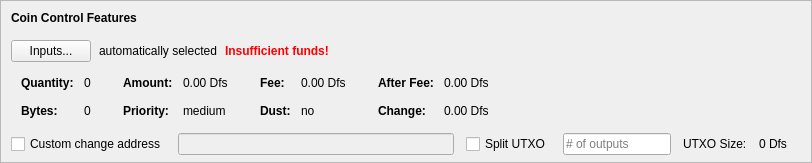
    <widget class="QFrame" name="frameCoinControl">
     <property name="sizePolicy">
      <sizepolicy hsizetype="Expanding" vsizetype="Expanding">
       <horstretch>0</horstretch>
       <verstretch>0</verstretch>
      </sizepolicy>
     </property>
     <property name="maximumSize">
      <size>
       <width>16777215</width>
       <height>16777215</height>
      </size>
     </property>
     <property name="frameShape">
      <enum>QFrame::StyledPanel</enum>
     </property>
     <property name="frameShadow">
      <enum>QFrame::Sunken</enum>
     </property>
     <layout class="QVBoxLayout" name="verticalLayoutCoinControl2">
      <property name="spacing">
       <number>0</number>
      </property>
      <property name="leftMargin">
       <number>0</number>
      </property>
      <property name="topMargin">
       <number>0</number>
      </property>
      <property name="rightMargin">
       <number>0</number>
      </property>
      <property name="bottomMargin">
       <number>6</number>
      </property>
      <item>
       <layout class="QVBoxLayout" name="verticalLayoutCoinControl" stretch="0,0,0,0,1">
        <property name="spacing">
         <number>0</number>
        </property>
        <property name="leftMargin">
         <number>10</number>
        </property>
        <property name="topMargin">
         <number>10</number>
        </property>
        <item>
         <layout class="QHBoxLayout" name="horizontalLayoutCoinControl1">
          <property name="bottomMargin">
           <number>15</number>
          </property>
          <item>
           <widget class="QLabel" name="labelCoinControlFeatures">
            <property name="sizePolicy">
             <sizepolicy hsizetype="Preferred" vsizetype="Maximum">
              <horstretch>0</horstretch>
              <verstretch>0</verstretch>
             </sizepolicy>
            </property>
            <property name="font">
             <font>
              <weight>75</weight>
              <bold>true</bold>
             </font>
            </property>
            <property name="styleSheet">
             <string notr="true">font-weight:bold;</string>
            </property>
            <property name="text">
             <string>Coin Control Features</string>
            </property>
           </widget>
          </item>
         </layout>
        </item>
        <item>
         <layout class="QHBoxLayout" name="horizontalLayoutCoinControl2" stretch="0,0,0,0">
          <property name="spacing">
           <number>8</number>
          </property>
          <property name="bottomMargin">
           <number>10</number>
          </property>
          <item>
           <widget class="QPushButton" name="pushButtonCoinControl">
            <property name="styleSheet">
             <string notr="true"/>
            </property>
            <property name="text">
             <string>Inputs...</string>
            </property>
            <property name="autoDefault">
             <bool>false</bool>
            </property>
           </widget>
          </item>
          <item>
           <widget class="QLabel" name="labelCoinControlAutomaticallySelected">
            <property name="text">
             <string>automatically selected</string>
            </property>
            <property name="margin">
             <number>5</number>
            </property>
           </widget>
          </item>
          <item>
           <widget class="QLabel" name="labelCoinControlInsuffFunds">
            <property name="font">
             <font>
              <weight>75</weight>
              <bold>true</bold>
             </font>
            </property>
            <property name="styleSheet">
             <string notr="true">color:red;font-weight:bold;</string>
            </property>
            <property name="text">
             <string>Insufficient funds!</string>
            </property>
            <property name="margin">
             <number>5</number>
            </property>
           </widget>
          </item>
          <item>
           <spacer name="horizontalSpacerCoinControl">
            <property name="orientation">
             <enum>Qt::Horizontal</enum>
            </property>
            <property name="sizeHint" stdset="0">
             <size>
              <width>40</width>
              <height>1</height>
             </size>
            </property>
           </spacer>
          </item>
         </layout>
        </item>
        <item>
         <widget class="QWidget" name="widgetCoinControl" native="true">
          <property name="sizePolicy">
           <sizepolicy hsizetype="Preferred" vsizetype="Preferred">
            <horstretch>0</horstretch>
            <verstretch>0</verstretch>
           </sizepolicy>
          </property>
          <property name="minimumSize">
           <size>
            <width>0</width>
            <height>0</height>
           </size>
          </property>
          <property name="styleSheet">
           <string notr="true"/>
          </property>
          <layout class="QHBoxLayout" name="horizontalLayoutCoinControl5">
           <property name="leftMargin">
            <number>0</number>
           </property>
           <property name="topMargin">
            <number>0</number>
           </property>
           <property name="rightMargin">
            <number>0</number>
           </property>
           <property name="bottomMargin">
            <number>0</number>
           </property>
           <item>
            <layout class="QHBoxLayout" name="horizontalLayoutCoinControl3" stretch="0,0,0,1">
             <property name="spacing">
              <number>20</number>
             </property>
             <property name="topMargin">
              <number>0</number>
             </property>
             <property name="bottomMargin">
              <number>10</number>
             </property>
             <item>
              <layout class="QFormLayout" name="formLayoutCoinControl1">
               <property name="horizontalSpacing">
                <number>10</number>
               </property>
               <property name="verticalSpacing">
                <number>14</number>
               </property>
               <property name="leftMargin">
                <number>10</number>
               </property>
               <property name="topMargin">
                <number>4</number>
               </property>
               <property name="rightMargin">
                <number>6</number>
               </property>
               <item row="0" column="0">
                <widget class="QLabel" name="labelCoinControlQuantityText">
                 <property name="font">
                  <font>
                   <weight>75</weight>
                   <bold>true</bold>
                  </font>
                 </property>
                 <property name="text">
                  <string>Quantity:</string>
                 </property>
                 <property name="margin">
                  <number>0</number>
                 </property>
                </widget>
               </item>
               <item row="0" column="1">
                <widget class="QLabel" name="labelCoinControlQuantity">
                 <property name="cursor">
                  <cursorShape>IBeamCursor</cursorShape>
                 </property>
                 <property name="contextMenuPolicy">
                  <enum>Qt::ActionsContextMenu</enum>
                 </property>
                 <property name="text">
                  <string notr="true">0</string>
                 </property>
                 <property name="margin">
                  <number>0</number>
                 </property>
                 <property name="textInteractionFlags">
                  <set>Qt::LinksAccessibleByMouse|Qt::TextSelectableByKeyboard|Qt::TextSelectableByMouse</set>
                 </property>
                </widget>
               </item>
               <item row="1" column="0">
                <widget class="QLabel" name="labelCoinControlBytesText">
                 <property name="font">
                  <font>
                   <weight>75</weight>
                   <bold>true</bold>
                  </font>
                 </property>
                 <property name="text">
                  <string>Bytes:</string>
                 </property>
                </widget>
               </item>
               <item row="1" column="1">
                <widget class="QLabel" name="labelCoinControlBytes">
                 <property name="cursor">
                  <cursorShape>IBeamCursor</cursorShape>
                 </property>
                 <property name="contextMenuPolicy">
                  <enum>Qt::ActionsContextMenu</enum>
                 </property>
                 <property name="text">
                  <string notr="true">0</string>
                 </property>
                 <property name="textInteractionFlags">
                  <set>Qt::LinksAccessibleByMouse|Qt::TextSelectableByKeyboard|Qt::TextSelectableByMouse</set>
                 </property>
                </widget>
               </item>
              </layout>
             </item>
             <item>
              <layout class="QFormLayout" name="formLayoutCoinControl2">
               <property name="horizontalSpacing">
                <number>10</number>
               </property>
               <property name="verticalSpacing">
                <number>14</number>
               </property>
               <property name="leftMargin">
                <number>6</number>
               </property>
               <property name="topMargin">
                <number>4</number>
               </property>
               <property name="rightMargin">
                <number>6</number>
               </property>
               <item row="0" column="0">
                <widget class="QLabel" name="labelCoinControlAmountText">
                 <property name="font">
                  <font>
                   <weight>75</weight>
                   <bold>true</bold>
                  </font>
                 </property>
                 <property name="text">
                  <string>Amount:</string>
                 </property>
                 <property name="margin">
                  <number>0</number>
                 </property>
                </widget>
               </item>
               <item row="0" column="1">
                <widget class="QLabel" name="labelCoinControlAmount">
                 <property name="cursor">
                  <cursorShape>IBeamCursor</cursorShape>
                 </property>
                 <property name="contextMenuPolicy">
                  <enum>Qt::ActionsContextMenu</enum>
                 </property>
                 <property name="text">
                  <string notr="true">0.00 Dfs</string>
                 </property>
                 <property name="textInteractionFlags">
                  <set>Qt::LinksAccessibleByMouse|Qt::TextSelectableByKeyboard|Qt::TextSelectableByMouse</set>
                 </property>
                </widget>
               </item>
               <item row="1" column="0">
                <widget class="QLabel" name="labelCoinControlPriorityText">
                 <property name="font">
                  <font>
                   <weight>75</weight>
                   <bold>true</bold>
                  </font>
                 </property>
                 <property name="text">
                  <string>Priority:</string>
                 </property>
                </widget>
               </item>
               <item row="1" column="1">
                <widget class="QLabel" name="labelCoinControlPriority">
                 <property name="cursor">
                  <cursorShape>IBeamCursor</cursorShape>
                 </property>
                 <property name="contextMenuPolicy">
                  <enum>Qt::ActionsContextMenu</enum>
                 </property>
                 <property name="text">
                  <string>medium</string>
                 </property>
                 <property name="textInteractionFlags">
                  <set>Qt::LinksAccessibleByMouse|Qt::TextSelectableByKeyboard|Qt::TextSelectableByMouse</set>
                 </property>
                </widget>
               </item>
              </layout>
             </item>
             <item>
              <layout class="QFormLayout" name="formLayoutCoinControl3">
               <property name="horizontalSpacing">
                <number>10</number>
               </property>
               <property name="verticalSpacing">
                <number>14</number>
               </property>
               <property name="leftMargin">
                <number>6</number>
               </property>
               <property name="topMargin">
                <number>4</number>
               </property>
               <property name="rightMargin">
                <number>6</number>
               </property>
               <item row="0" column="0">
                <widget class="QLabel" name="labelCoinControlFeeText">
                 <property name="font">
                  <font>
                   <weight>75</weight>
                   <bold>true</bold>
                  </font>
                 </property>
                 <property name="text">
                  <string>Fee:</string>
                 </property>
                 <property name="margin">
                  <number>0</number>
                 </property>
                </widget>
               </item>
               <item row="0" column="1">
                <widget class="QLabel" name="labelCoinControlFee">
                 <property name="cursor">
                  <cursorShape>IBeamCursor</cursorShape>
                 </property>
                 <property name="contextMenuPolicy">
                  <enum>Qt::ActionsContextMenu</enum>
                 </property>
                 <property name="text">
                  <string notr="true">0.00 Dfs</string>
                 </property>
                 <property name="textInteractionFlags">
                  <set>Qt::LinksAccessibleByMouse|Qt::TextSelectableByKeyboard|Qt::TextSelectableByMouse</set>
                 </property>
                </widget>
               </item>
               <item row="1" column="0">
                <widget class="QLabel" name="labelCoinControlLowOutputText">
                 <property name="font">
                  <font>
                   <weight>75</weight>
                   <bold>true</bold>
                  </font>
                 </property>
                 <property name="text">
                  <string>Dust:</string>
                 </property>
                </widget>
               </item>
               <item row="1" column="1">
                <widget class="QLabel" name="labelCoinControlLowOutput">
                 <property name="cursor">
                  <cursorShape>IBeamCursor</cursorShape>
                 </property>
                 <property name="contextMenuPolicy">
                  <enum>Qt::ActionsContextMenu</enum>
                 </property>
                 <property name="text">
                  <string>no</string>
                 </property>
                 <property name="textInteractionFlags">
                  <set>Qt::LinksAccessibleByMouse|Qt::TextSelectableByKeyboard|Qt::TextSelectableByMouse</set>
                 </property>
                </widget>
               </item>
              </layout>
             </item>
             <item>
              <layout class="QFormLayout" name="formLayoutCoinControl4">
               <property name="horizontalSpacing">
                <number>10</number>
               </property>
               <property name="verticalSpacing">
                <number>14</number>
               </property>
               <property name="leftMargin">
                <number>6</number>
               </property>
               <property name="topMargin">
                <number>4</number>
               </property>
               <property name="rightMargin">
                <number>6</number>
               </property>
               <item row="0" column="0">
                <widget class="QLabel" name="labelCoinControlAfterFeeText">
                 <property name="font">
                  <font>
                   <weight>75</weight>
                   <bold>true</bold>
                  </font>
                 </property>
                 <property name="text">
                  <string>After Fee:</string>
                 </property>
                 <property name="margin">
                  <number>0</number>
                 </property>
                </widget>
               </item>
               <item row="0" column="1">
                <widget class="QLabel" name="labelCoinControlAfterFee">
                 <property name="cursor">
                  <cursorShape>IBeamCursor</cursorShape>
                 </property>
                 <property name="contextMenuPolicy">
                  <enum>Qt::ActionsContextMenu</enum>
                 </property>
                 <property name="text">
                  <string notr="true">0.00 Dfs</string>
                 </property>
                 <property name="textInteractionFlags">
                  <set>Qt::LinksAccessibleByMouse|Qt::TextSelectableByKeyboard|Qt::TextSelectableByMouse</set>
                 </property>
                </widget>
               </item>
               <item row="1" column="0">
                <widget class="QLabel" name="labelCoinControlChangeText">
                 <property name="font">
                  <font>
                   <weight>75</weight>
                   <bold>true</bold>
                  </font>
                 </property>
                 <property name="text">
                  <string>Change:</string>
                 </property>
                </widget>
               </item>
               <item row="1" column="1">
                <widget class="QLabel" name="labelCoinControlChange">
                 <property name="cursor">
                  <cursorShape>IBeamCursor</cursorShape>
                 </property>
                 <property name="contextMenuPolicy">
                  <enum>Qt::ActionsContextMenu</enum>
                 </property>
                 <property name="text">
                  <string notr="true">0.00 Dfs</string>
                 </property>
                 <property name="textInteractionFlags">
                  <set>Qt::LinksAccessibleByMouse|Qt::TextSelectableByKeyboard|Qt::TextSelectableByMouse</set>
                 </property>
                </widget>
               </item>
              </layout>
             </item>
            </layout>
           </item>
          </layout>
         </widget>
        </item>
        <item>
         <layout class="QHBoxLayout" name="horizontalLayoutCoinControl4" stretch="0,0,0,0,0,0,0">
          <property name="spacing">
           <number>12</number>
          </property>
          <property name="sizeConstraint">
           <enum>QLayout::SetDefaultConstraint</enum>
          </property>
          <property name="topMargin">
           <number>5</number>
          </property>
          <property name="rightMargin">
           <number>5</number>
          </property>
          <item>
           <widget class="QCheckBox" name="checkBoxCoinControlChange">
            <property name="toolTip">
             <string>If this is activated, but the change address is empty or invalid, change will be sent to a newly generated address.</string>
            </property>
            <property name="text">
             <string>Custom change address</string>
            </property>
           </widget>
          </item>
          <item>
           <widget class="QValidatedLineEdit" name="lineEditCoinControlChange">
            <property name="enabled">
             <bool>false</bool>
            </property>
            <property name="sizePolicy">
             <sizepolicy hsizetype="Expanding" vsizetype="Fixed">
              <horstretch>0</horstretch>
              <verstretch>0</verstretch>
             </sizepolicy>
            </property>
           </widget>
          </item>
          <item>
           <widget class="QCheckBox" name="splitBlockCheckBox">
            <property name="text">
             <string>Split UTXO</string>
            </property>
           </widget>
          </item>
          <item>
           <widget class="QLineEdit" name="splitBlockLineEdit">
            <property name="sizePolicy">
             <sizepolicy hsizetype="Fixed" vsizetype="Fixed">
              <horstretch>50</horstretch>
              <verstretch>0</verstretch>
             </sizepolicy>
            </property>
            <property name="placeholderText">
             <string># of outputs</string>
            </property>
           </widget>
          </item>
          <item>
           <widget class="QLabel" name="labelBlockSizeText">
            <property name="text">
             <string>UTXO Size:</string>
            </property>
           </widget>
          </item>
          <item>
           <widget class="QLabel" name="labelBlockSize">
            <property name="text">
             <string>0 Dfs</string>
            </property>
           </widget>
          </item>
          <item>
           <widget class="QLabel" name="labelCoinControlChangeLabel">
            <property name="sizePolicy">
             <sizepolicy hsizetype="Preferred" vsizetype="Expanding">
              <horstretch>0</horstretch>
              <verstretch>0</verstretch>
             </sizepolicy>
            </property>
            <property name="minimumSize">
             <size>
              <width>0</width>
              <height>0</height>
             </size>
            </property>
            <property name="text">
             <string/>
            </property>
            <property name="margin">
             <number>3</number>
            </property>
           </widget>
          </item>
         </layout>
        </item>
        <item>
         <spacer name="verticalSpacerCoinControl">
          <property name="orientation">
           <enum>Qt::Vertical</enum>
          </property>
          <property name="sizeHint" stdset="0">
           <size>
            <width>800</width>
            <height>1</height>
           </size>
          </property>
         </spacer>
        </item>
       </layout>
      </item>
     </layout>
    </widget>
